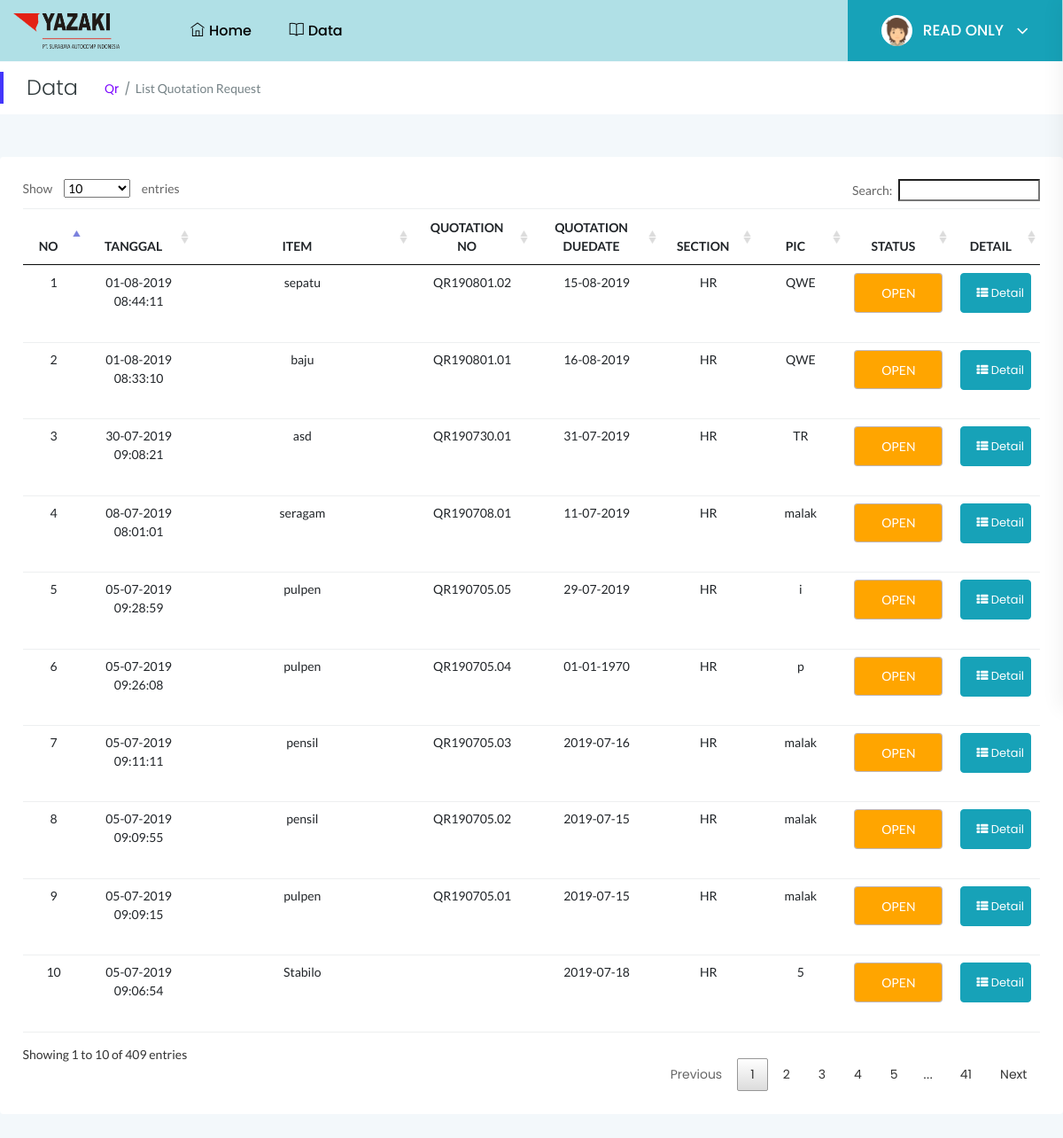
Page /index.php/read_only/getQr on the earlier database version.
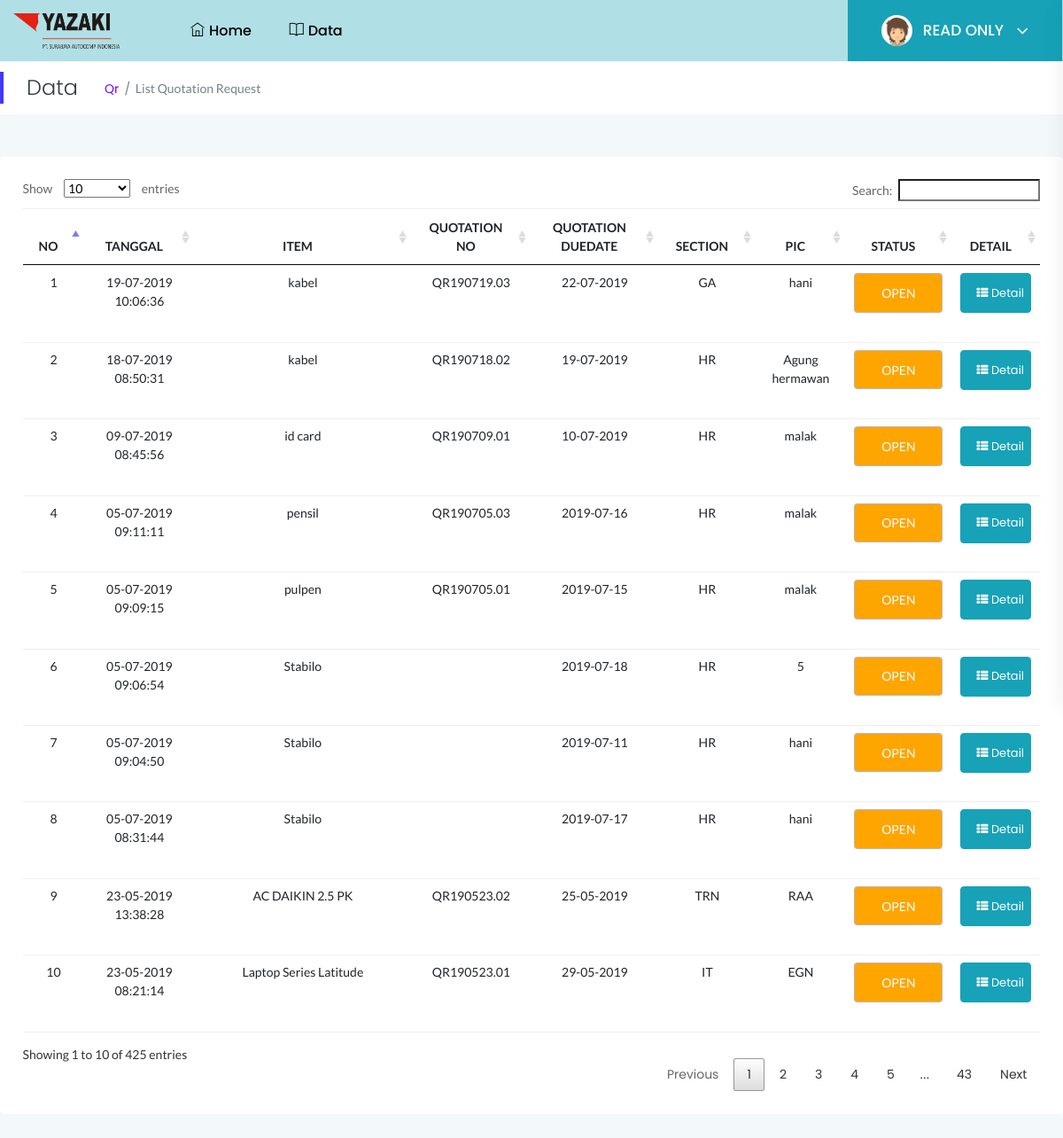
Same page on the later database version.
### tables this page shows
CREATE TABLE `penawaran` (
  `id_penawaran` int(11) NOT NULL,
  `tanggal` varchar(20) NOT NULL,
  `item` longtext NOT NULL,
  `kode_qr` varchar(15) NOT NULL,
  `tanggal_butuh` varchar(56) NOT NULL,
  `section` varchar(30) NOT NULL,
  `pic` varchar(99) NOT NULL,
  `bahan` text NOT NULL,
  `detail` longtext NOT NULL,
  `status` int(11) NOT NULL,
  `gambar` longtext NOT NULL,
  `status_edit` int(11) NOT NULL,
  `note` longtext NOT NULL
);

### application/controllers/Read_only.php (called while the page is built, shortened)
<?php
class Read_only extends CI_Controller {
	public function __construct()
	{
		$this->load->model('Read_onlyModel');
			$this->load->model('Purch_reqModel');
					$this->load->model('PoModel');
					$this->load->model('QrModel');
		 $this->load->helper('url','form','download');
		  $this->load->library('Excel','upload');
	}
public function getQr(){
$data['Qr']=$this->QrModel->getQr();
        $this->load->view('read_only/header');
        $this->load->view('read_only/Qr',$data);
}
}

### index.php (called while the page is built, shortened)
<?php
require_once BASEPATH.'core/CodeIgniter.php';

### application/models/QrModel.php (called while the page is built, shortened)
<?php
class QrModel extends CI_Model {
     public function getQr()
    {
            $this->db->select('*');
            $this->db->from('penawaran');
               $this->db->order_by('status','ASC');
            $this->db->order_by('id_penawaran','DESC');
            $query = $this->db->get();
                $results=array();
            if($query->num_rows() > 0){
            return $query->result();
            }else{
            return $results;
            }
    }
}

### application/views/read_only/Qr.php (the view, shortened to what this page needs)
 <div class="page-title-area">
                <div class="row align-items-center">
                    <div class="col-sm-6">
                        <div class="breadcrumbs-area clearfix" style="padding-top: 15px;padding-bottom: 15px">
                            <h4 class="page-title pull-left">Data</h4>
                            <ul class="breadcrumbs pull-left">
                                <li><a href="#">Qr</a></li>
                                <li><span>List Quotation Request</span></li>
                            </ul>
                    </div>
                </div>
            </div>
        </div>
            <div class="main-content-inner">
                <div class="row">
                    <div class="col-12 mt-5">
                        <div class="card">
                            <div class="card-body">
                               <div class="single-table">
                                    <div class="table-responsive">
                                        <table class="table text-center" id="dataTablesss">
                                   <thead class="text-uppercase">
                                            <tr>
                                                <th>NO</th>
                                                <th>TANGGAL</th>
                                                <th>ITEM</th>
                                                <th>QUOTATION NO</th>
                                                <th>QUOTATION DUEDATE</th>
                                                <th>SECTION</th>
                                                <th>PIC</th>
                                                <th>STATUS</th>
                                                <th>DETAIL</th>
                                            </tr>
                                        </thead>
                                        <tbody>
                                        <?php  $no=1; foreach ($Qr as $key) {?>
                                            <tr>
                                                <td><?php echo $no;?></td>
                                                <td><?php echo $key->tanggal;?></td>
                                                <td><?php echo $key->item;?></td>
                                                <td><?php echo $key->kode_qr;?></td>
                                                <td><?php echo $key->tanggal_butuh;?></td>
                                                <td><?php echo $key->section;?></td>
                                                <td><?php echo $key->pic;?></td>
                                               <td><?php
                                                if($key->status == 0){?>
                                                    <div class="form-control" align="center" value="OPEN" name="status" style="margin-bottom: 25px;width: 100px; background-color: #FFA500; color:#FFF" > OPEN </div>
                                                     <?php }
                                                        ?>
                                                </td>
                                                <td>
                                                <div class="btn-group mb-xl-3" role="group" aria-label="Basic example">
                                    <button type="button" class="btn btn-info" style="width:80px; height:45px;">
                                      <a href="<?php echo site_url()?>/Read_only/detailQuotationUser/<?php echo $key->id_penawaran?>"
                                        ><font color="white"><i class="fa fa-th-list"></i> Detail</font></a></button>
                                </div>
                                               </td>
                                            </tr>
                                            <?php $no++;}?>
                                       </tbody>
                                    </table>
                                </div>
                            </div>
                        </div>
                    </div>
                </div>
            </div>
        </div>
</body>
</html>

Differences in the rows shown:
no longer on this page (row edited): penawaran: tanggal "01-08-2019 08:44:11", item "sepatu", kode_qr "QR190801.02", tanggal_butuh "15-08-2019", section "HR", pic "QWE", status "OPEN"
no longer on this page (row edited): penawaran: tanggal "01-08-2019 08:33:10", item "baju", kode_qr "QR190801.01", tanggal_butuh "16-08-2019", section "HR", pic "QWE", status "OPEN"
no longer on this page (row edited): penawaran: tanggal "08-07-2019 08:01:01", item "seragam", kode_qr "QR190708.01", tanggal_butuh "11-07-2019", section "HR", pic "malak", status "OPEN"
no longer on this page (row edited): penawaran: tanggal "05-07-2019 09:28:59", item "pulpen", kode_qr "QR190705.05", tanggal_butuh "29-07-2019", section "HR", pic "i", status "OPEN"
no longer on this page (row edited): penawaran: tanggal "05-07-2019 09:26:08", item "pulpen", kode_qr "QR190705.04", tanggal_butuh "01-01-1970", section "HR", pic "p", status "OPEN"
no longer on this page (row edited): penawaran: tanggal "05-07-2019 09:09:55", item "pensil", kode_qr "QR190705.02", tanggal_butuh "2019-07-15", section "HR", pic "malak", status "OPEN"
added penawaran: tanggal "19-07-2019 10:06:36", item "kabel", kode_qr "QR190719.03", tanggal_butuh "22-07-2019", section "GA", pic "hani", status "OPEN"
added penawaran: tanggal "18-07-2019 08:50:31", item "kabel", kode_qr "QR190718.02", tanggal_butuh "19-07-2019", section "HR", pic "Agung hermawan", status "OPEN"
changed penawaran: tanggal "30-07-2019 09:08:21" → "09-07-2019 08:45:56"; item "asd" → "id card"; kode_qr "QR190730.01" → "QR190709.01"; tanggal_butuh "31-07-2019" → "10-07-2019"; pic "TR" → "malak"
now on this page (row unchanged): penawaran: tanggal "05-07-2019 09:04:50", item "Stabilo", tanggal_butuh "2019-07-11", section "HR", pic "hani", status "OPEN"
now on this page (row unchanged): penawaran: tanggal "05-07-2019 08:31:44", item "Stabilo", tanggal_butuh "2019-07-17", section "HR", pic "hani", status "OPEN"
now on this page (row unchanged): penawaran: tanggal "23-05-2019 13:38:28", item "AC DAIKIN 2.5 PK", kode_qr "QR190523.02", tanggal_butuh "25-05-2019", section "TRN", pic "RAA", status "OPEN"
now on this page (row unchanged): penawaran: tanggal "23-05-2019 08:21:14", item "Laptop Series Latitude", kode_qr "QR190523.01", tanggal_butuh "29-05-2019", section "IT", pic "EGN", status "OPEN"
Other differences:
text written by a page script: "Show entries Search: Showing 1 to 10 of 409 entries Previous 1 2 3 4 5 … 41 Next" → "Show entries Search: Showing 1 to 10 of 425 entries Previous 1 2 3 4 5 … 43 Next"
